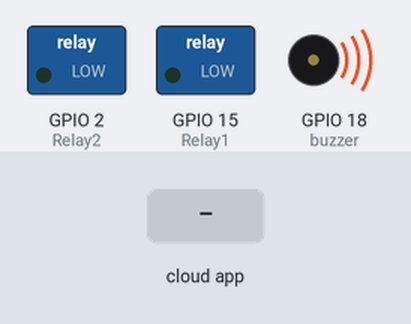
Bench run of a sketch on a simulated ESP32. On the bench: switched loads named in the sketch (green lamp = pin HIGH), buzzer (waves = sounding, pin HIGH). Inputs (shaded band) come from the test bench. WiFi joins after 1.5 s; servers stay silent unless stated; no MQTT or app messages arrive unless stated; what the sketch prints to the serial monitor is not drawn.

Above: at 2.7 s.
2.8 s: the phone or cloud app sets light to 1
At 5.1 s:
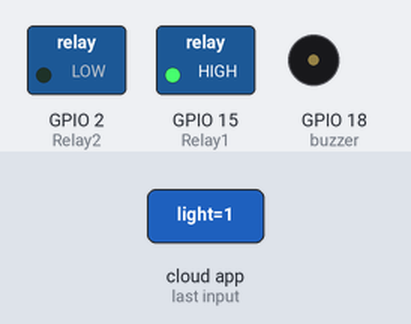
5.8 s: the phone or cloud app sets fan to 1
At 7.0 s:
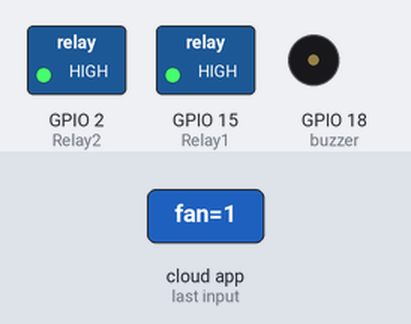
7.3 s: the phone or cloud app sets light to 0
At 7.9 s:
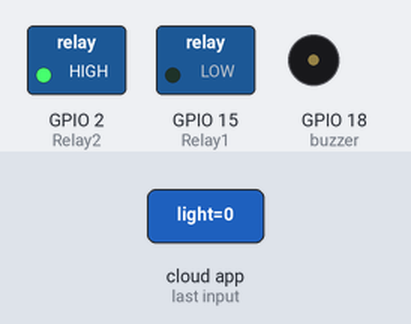
8.8 s: the phone or cloud app sets fan to 0
At 10.1 s:
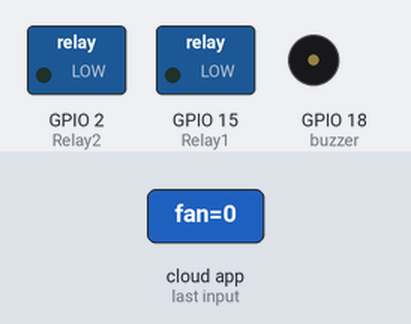
Timing chart, 0 to 11.3 s (numbered marks = the images above; inputs shaded):
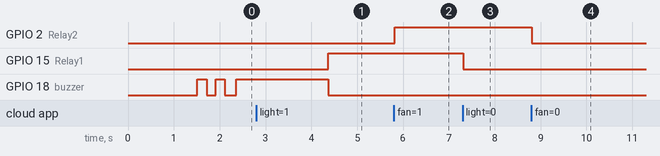

Measured:
- after the input at 2.8 s, GPIO 15 (Relay1): LOW → HIGH after 1.6 s
- after the input at 5.8 s, GPIO 2 (Relay2): LOW → HIGH at once
- after the input at 7.3 s, GPIO 15 (Relay1): HIGH → LOW at once
- after the input at 8.8 s, GPIO 2 (Relay2): HIGH → LOW at once

The sketch:

googleAssistantV3.ino
```cpp
/*
  Made on 6 July 2021
  By Amirmohammad Shojaei
  Home
  based on “ajaynikam2410” Example
*/

//for esp32 use <wifi.h>, for esp8266 use <esp8266wifi.h>
// this code is for esp32 for using esp8266 you just need to change <wifi.h> into <esp8266wifi.h> and also change the relay pin
#include <WiFi.h>
#include "Adafruit_MQTT.h"
#include "Adafruit_MQTT_Client.h"


/************************* Pin Definition *********************************/

//Relays for switching appliances
// #define Relay1            15
// #define buzzer            5


static const int Relay1=15;
static const int Relay2=2;
static const int Relay3=4;
static const int Relay4=5;
static const int buzzer=18;

//buzzer to know the status of MQTT connections and can be used for any other purpose according to your project need.


/************************* WiFi Access Point *********************************/

//#define WLAN_SSID       "MIKROTIK"
//#define WLAN_PASS       "saori2021"


#define WLAN_SSID       "airobotia"
#define WLAN_PASS       "airobotia"

//#define WLAN_SSID       ".:Uleam-Funcionarios:."
//#define WLAN_PASS       "U134M-FD22"

/************************* Adafruit.io Setup *********************************/

#define AIO_SERVER      "io.adafruit.com"
#define AIO_SERVERPORT  1883                   // use 8883 for SSL
#define AIO_USERNAME    "saori"
#define AIO_KEY         "aio_CwKO51oy8WEycGjTIJLSuhDJNjuF"


/************ Global State (you don't need to change this!) ******************/

// Create an ESP8266 WiFiClient class to connect to the MQTT server.
WiFiClient client;
// or... use WiFiFlientSecure for SSL
//WiFiClientSecure client;

// Setup the MQTT client class by passing in the WiFi client and MQTT server and login details.
Adafruit_MQTT_Client mqtt(&client, AIO_SERVER, AIO_SERVERPORT, AIO_USERNAME, AIO_KEY);

/****************************** Feeds ***************************************/

// Notice MQTT paths for AIO follow the form: <username>/feeds/<feedname>

Adafruit_MQTT_Publish Light = Adafruit_MQTT_Publish(&mqtt, AIO_USERNAME "/feeds/light");


// Setup a feed called 'onoff' for subscribing to changes.
Adafruit_MQTT_Subscribe Light1 = Adafruit_MQTT_Subscribe(&mqtt, AIO_USERNAME "/feeds/light");
Adafruit_MQTT_Subscribe Fan1 = Adafruit_MQTT_Subscribe(&mqtt, AIO_USERNAME "/feeds/fan");

/*************************** Sketch Code ************************************/

// Bug workaround for Arduino 1.6.6, it seems to need a function declaration
// for some reason (only affects ESP8266, likely an arduino-builder bug).
void MQTT_connect();

void setup() {
  Serial.begin(115200);

  delay(10);

  pinMode(Relay1, OUTPUT);
  pinMode(Relay2, OUTPUT);
  pinMode(buzzer, OUTPUT);

  Serial.println(F("Adafruit MQTT demo"));

  // Connect to WiFi access point.
  Serial.println(); Serial.println();
  Serial.print("Connecting to ");
  Serial.println(WLAN_SSID);

  WiFi.begin(WLAN_SSID, WLAN_PASS);
  while (WiFi.status() != WL_CONNECTED) {
    delay(500);
    Serial.print(".");
  }
  Serial.println();

  Serial.println("WiFi connected");
  Serial.println("IP address: ");
  Serial.println(WiFi.localIP());

  // Setup MQTT subscription for onoff feed.
  mqtt.subscribe(&Light1);
  mqtt.subscribe(&Fan1);
}


void loop() {
  // Ensure the connection to the MQTT server is alive (this will make the first
  // connection and automatically reconnect when disconnected).  See the MQTT_connect
  // function definition further below.
  MQTT_connect();
  // this is our 'wait for incoming subscription packets' busy subloop
  // try to spend your time here

  Adafruit_MQTT_Subscribe *subscription;
  while ((subscription = mqtt.readSubscription(20000))) {
    if (subscription == &Light1) {
      Serial.print(F("Got: "));
      Serial.println((char *)Light1.lastread);
      int Light1_State = atoi((char *)Light1.lastread);
      digitalWrite(Relay1, Light1_State);
    }
    if (subscription == &Fan1) {
      Serial.print(F("Got: "));
      Serial.println((char *)Fan1.lastread);
      int Fan1_State = atoi((char *)Fan1.lastread);
      digitalWrite(Relay2, Fan1_State);
    }
  }

}

// Function to connect and reconnect as necessary to the MQTT server.
// Should be called in the loop function and it will take care if connecting.
void MQTT_connect() {
  int8_t ret;

  // Stop if already connected.
  if (mqtt.connected()) {
    return;
  }

  Serial.print("Connecting to MQTT... ");

  uint8_t retries = 3;
  digitalWrite(buzzer, HIGH);
  delay(200);
  digitalWrite(buzzer, LOW);
  delay(200);
  digitalWrite(buzzer, HIGH);
  delay(200);
  digitalWrite(buzzer, LOW);
  delay(200);
  while ((ret = mqtt.connect()) != 0) { // connect will return 0 for connected
    Serial.println(mqtt.connectErrorString(ret));
    Serial.println("Retrying MQTT connection in 5 seconds...");
    mqtt.disconnect();
    delay(5000);  // wait 5 seconds
    retries--;
    if (retries == 0) {
      // basically die and wait for WDT to reset me
      while (1);
    }
  }
  Serial.println("MQTT Connected!");
  digitalWrite(buzzer, HIGH);
  delay(2000);
  digitalWrite(buzzer, LOW);
}
```
